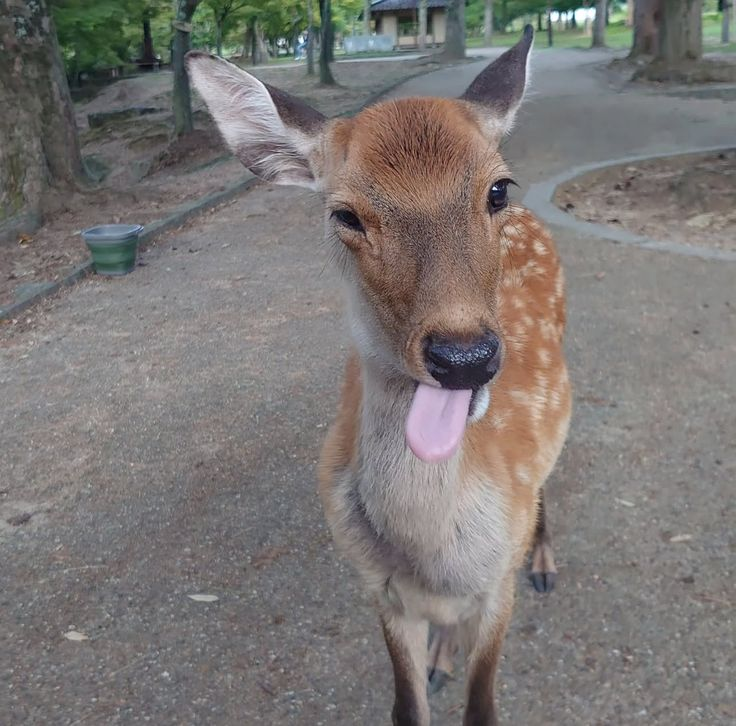
#> input picture picture.jpg, 736 x 726 px
$ python 9_2.py
#> lines starting #> are read from the running program, lines starting #| are printed output that depends on the picture
from PIL import Image
from pathlib import Path

DIR = Path(__file__).parent
img = Image.open(DIR / "picture.jpg")
#> img is the input picture: PIL image 736x726 RGB; mean R, G, B 123.2, 119.1, 117.2

reimg = img.reduce(3)
reimg.save(DIR / "reduced_picture.jpg")
print(f"Новый размер картинки: {reimg.height} x {reimg.width}")
#| Новый размер картинки: 242 x 246

mirror_horizontal = img.transpose(Image.FLIP_LEFT_RIGHT)
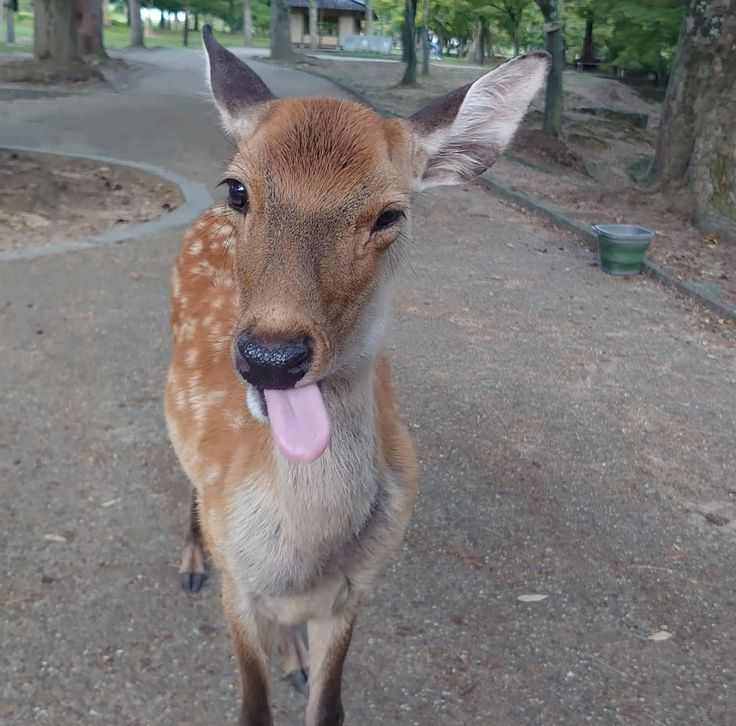
#> mirror_horizontal: PIL image 736x726 RGB; mean R, G, B 123.2, 119.1, 117.2
mirror_horizontal.save(DIR / "mirror_horizontal_picture.jpg")

mirror_vertical = img.transpose(Image.FLIP_TOP_BOTTOM)
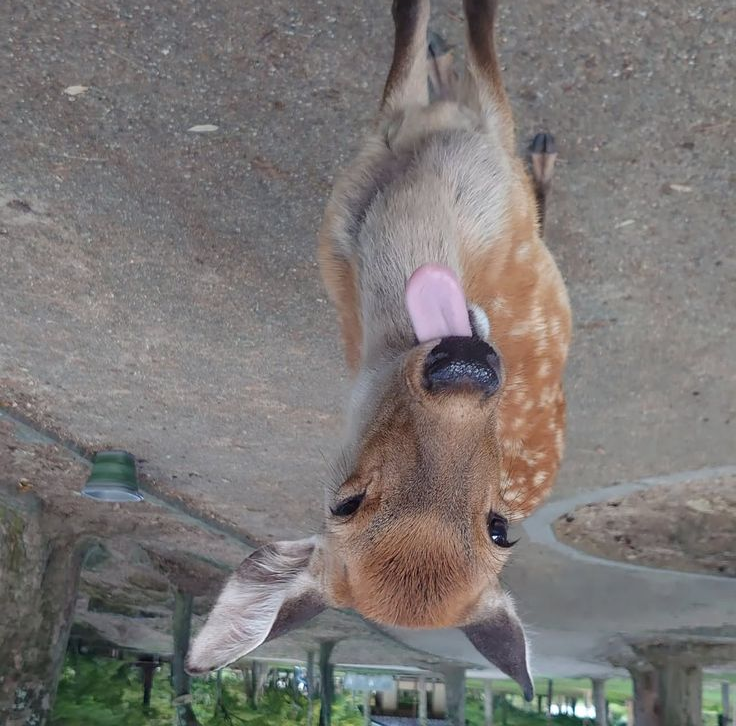
#> mirror_vertical: PIL image 736x726 RGB; mean R, G, B 123.2, 119.1, 117.2
mirror_vertical.save(DIR / "mirror_vertical_picture.jpg")
